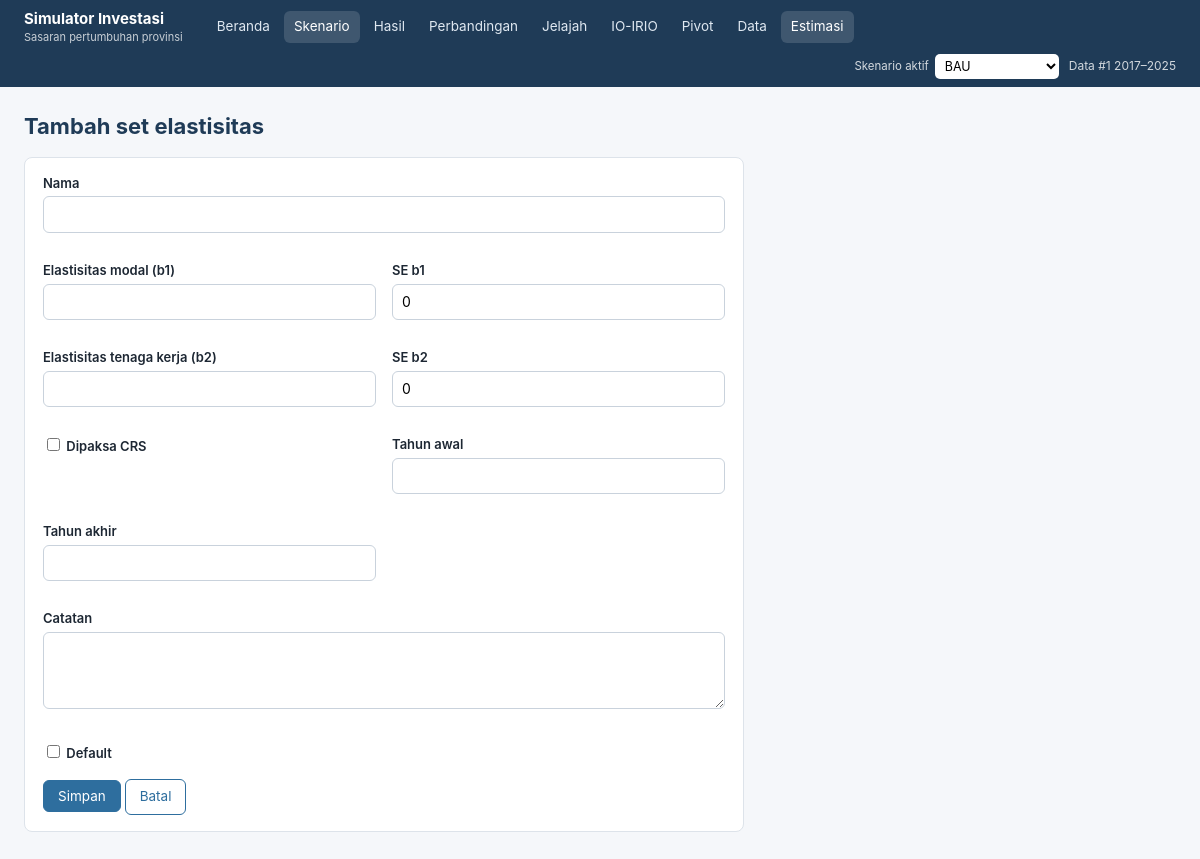
The page /estimasi/baru/ on the database its author committed.
### datapanel/models.py (models this page shows, shortened)
class VersiData(models.Model):
    class Status(models.TextChoices):
        DRAF = "draf", "Draf (menunggu konfirmasi)"
        SIAP = "siap", "Siap dipakai"
        AKTIF = "aktif", "Aktif"
        ARSIP = "arsip", "Arsip"
        GAGAL = "gagal", "Gagal validasi"
    class Sumber(models.TextChoices):
        AWAL = "awal", "Dataset awal tim"
        UNGGAH = "unggah", "Unggahan baru"
        PEMBARUAN = "pembaruan", "Pembaruan atas versi lain"
        EDIT = "edit", "Suntingan manual"
    nama = models.CharField(max_length=120)
    keterangan = models.TextField(blank=True)
    sumber = models.CharField(max_length=12, choices=Sumber.choices, default=Sumber.UNGGAH)
    status = models.CharField(max_length=8, choices=Status.choices, default=Status.DRAF)
    induk = models.ForeignKey("self", null=True, blank=True, on_delete=models.SET_NULL,
                              related_name="turunan")
    berkas = models.FileField(upload_to="unggahan/%Y%m/", blank=True)
    nama_berkas = models.CharField(max_length=255, blank=True)
    opsi_pembersihan = models.JSONField(default=dict, blank=True)
    laporan = models.JSONField(default=list, blank=True)
    ringkasan = models.JSONField(default=dict, blank=True)
    tahun_awal = models.PositiveSmallIntegerField(null=True, blank=True)
    tahun_akhir = models.PositiveSmallIntegerField(null=True, blank=True)
    n_baris = models.PositiveIntegerField(default=0)
    pangsa_pemekaran = models.JSONField(default=dict, blank=True)
    dibuat = models.DateTimeField(auto_now_add=True)
    dibuat_oleh = models.ForeignKey(settings.AUTH_USER_MODEL, null=True, blank=True,
                                    on_delete=models.SET_NULL)
    class Meta:
        ordering = ["-dibuat"]
        verbose_name_plural = "versi data"
    @classmethod
    def aktif(cls):
        return cls.objects.filter(status=cls.Status.AKTIF).first()

### estimasi/views.py (the view, shortened to what this page needs)
# urls.py: path("baru/", views.sunting_parameter, name="tambah"),
def sunting_parameter(request, pk=None):
    sp = get_object_or_404(SetParameter, pk=pk) if pk else None
    form = FormSetParameter(request.POST or None, instance=sp)
    return render(request, "estimasi/form.html", {"form": form, "judul": "Set elastisitas", "obj": sp})

### estimasi/forms.py (shortened to what this page needs)
class FormSetParameter(forms.ModelForm):
    class Meta:
        model = SetParameter
        fields = ["nama", "b1", "se_b1", "b2", "se_b2", "crs", "tahun_awal", "tahun_akhir", "catatan", "bawaan"]
        widgets = {"catatan": forms.Textarea(attrs={"rows": 3})}

### datapanel/context_processors.py (called while the page is built)
def versi_aktif(request):
    return {"versi_aktif": VersiData.aktif(), "nama_provinsi": _NAMA}

### simulasi/aktif.py (called while the page is built)
def ambil(request):
    pk = request.session.get(KUNCI)
    qs = Skenario.objects.filter(hasil__isnull=False).select_related("hasil", "versi_data")
    sk = qs.filter(pk=pk).first() if pk else None
    if sk is None:
        sk = qs.filter(kelompok=Skenario.Kelompok.BAWAAN, templat="P0").first() or qs.order_by("-diubah").first()
    return sk

def grup():
    semua = list(Skenario.objects.only("pk", "nama", "singkat", "kelompok", "templat", "status").order_by("templat", "nama"))
    return [("Default", [s for s in semua if s.kelompok == Skenario.Kelompok.BAWAAN]),
            ("Kustom", [s for s in semua if s.kelompok != Skenario.Kelompok.BAWAAN])]

### simulasi/context_processors.py (called while the page is built)
def skenario_aktif(request):
    if request.path.startswith(("/admin/", "/static/")):
        return {}
    return {"sk_aktif": aktif.ambil(request), "sk_grup": aktif.grup(),
            "di_hasil": bool(re.match(r"^/skenario/\d+/$", request.path))}

### simulasi/models.py (called while the page is built)
    @property
    def label(self):
        return self.singkat or self.nama

### simulator/akses.py (called while the page is built, shortened)
    def __call__(self, request):
        return self.get_response(request)

### templates/estimasi/form.html (shortened to what this page needs)
{% extends "base.html" %}
{% block isi %}
<h1>{% if obj %}Ubah{% else %}Tambah{% endif %} {{ judul|lower }}</h1>
<form method="post" class="kartu" style="max-width:720px">
  <div class="grid g2">
  {% for f in form %}
    <div class="bidang" {% if f.name == "catatan" or f.name == "nama" %}style="grid-column:1/-1"{% endif %}>
      {% if f.field.widget.input_type == "checkbox" %}<label>{{ f }} {{ f.label }}</label>{% else %}<label for="{{ f.id_for_label }}">{{ f.label }}</label>{{ f }}{% endif %}
    </div>
  {% endfor %}
  </div>
  <button class="btn">Simpan</button>
  <a class="btn garis" href="{% url 'estimasi:daftar' %}">Batal</a>
</form>
{% endblock %}

### templates/base.html (shortened to what this page needs)
{% load static %}<!doctype html>
<html lang="id">
<head>
  <link rel="stylesheet" href="{% static 'vendor/leaflet/leaflet.css' %}">
  <link rel="stylesheet" href="{% static 'css/app.css' %}">
</head>
<body>
<header class="atas">
  <a class="merek" href="{% url 'beranda' %}">Simulator Investasi<small>Sasaran pertumbuhan provinsi</small></a>
  {% with p=request.path %}
  <nav>
    <a href="{% url 'beranda' %}" class="{% if p == '/' %}aktif{% endif %}">Beranda</a>
    <a href="{% url 'simulasi:daftar' %}" class="{% if p == '/skenario/' or '/edit/' in p or '/baru/' in p or '/asumsi/' in p %}aktif{% endif %}">Skenario</a>
    <a href="{% url 'simulasi:hasil_aktif' %}" class="{% if di_hasil %}aktif{% endif %}">Hasil</a>
    <a href="{% url 'simulasi:bandingkan' %}" class="{% if 'bandingkan' in p %}aktif{% endif %}">Perbandingan</a>
    <a href="{% url 'datapanel:penjelajah' %}" class="{% if '/jelajah/' in p %}aktif{% endif %}">Jelajah</a>
    <a href="{% url 'io:beranda' %}" class="{% if p|slice:':4' == '/io/' %}aktif{% endif %}">IO-IRIO</a>
    <a href="{% url 'pivot' %}" class="{% if p|slice:':7' == '/pivot/' %}aktif{% endif %}">Pivot</a>
    <a href="{% url 'datapanel:daftar_versi' %}" class="{% if '/data/' in p and '/jelajah/' not in p %}aktif{% endif %}">Data</a>
    <a href="{% url 'estimasi:daftar' %}" class="{% if '/estimasi/' in p %}aktif{% endif %}">Estimasi</a>
  </nav>
  {% endwith %}
  <div class="versi">
    {% if sk_grup %}
    <form class="pilih-aktif" method="post" action="{% url 'simulasi:aktif' %}">{% csrf_token %}
      <label for="pilih-skenario-aktif">Skenario aktif</label>
      <select id="pilih-skenario-aktif" name="pk" onchange="this.form.submit()">
        {% for judul, daftar in sk_grup %}{% if daftar %}<optgroup label="{{ judul }}">
          {% for s in daftar %}<option value="{{ s.pk }}" {% if sk_aktif and s.pk == sk_aktif.pk %}selected{% endif %} >{{ s.label }}</option>{% endfor %}
        </optgroup>{% endif %}{% endfor %}
      </select>
    </form>
    {% endif %}
    <span class="data-aktif">{% if versi_aktif %}Data <a style="color:#fff" href="{% url 'datapanel:detail_versi' versi_aktif.pk %}">#{{ versi_aktif.pk }} {{ versi_aktif.tahun_awal }}–{{ versi_aktif.tahun_akhir }}</a>{% else %}Belum ada data aktif{% endif %}</span>
  </div>
</header>
<main>
  {% block isi %}{% endblock %}
</main>
</body>
</html>

### static/css/app.css (style rules this page uses)
:root { --biru: #1f3b57; --biru-2: #2e6e9e; --biru-muda: #e8f0f7; --hijau: #2e8b57; --merah: #c0392b; --kuning: #f2c94c; --abu: #6b7785; --garis: #dde3ea; --latar: #f5f7fa; --radius: 8px; }
* { box-sizing: border-box; }
body { margin: 0; font-family: -apple-system, 'Segoe UI', Roboto, 'Helvetica Neue', Arial, sans-serif; font-size: 14px; color: #1d2733; background: var(--latar); line-height: 1.45; }
a { color: var(--biru-2); text-decoration: none; }
header.atas { background: var(--biru); color: #fff; display: flex; align-items: center; gap: 8px 24px; flex-wrap: wrap; padding: 8px 24px; min-height: 56px; position: sticky; top: 0; z-index: 2000; }
header.atas .merek { font-weight: 700; font-size: 15px; color: #fff; white-space: nowrap; }
header.atas .merek small { display: block; font-weight: 400; font-size: 11px; opacity: 0.75; }
header.atas nav { display: flex; gap: 4px; flex-wrap: wrap; }
header.atas nav a { color: #dfe8f1; padding: 6px 10px; white-space: nowrap; border-radius: 6px; font-size: 13.5px; }
header.atas nav a.aktif, header.atas nav a:hover { background: rgba(255, 255, 255, 0.14); color: #fff; text-decoration: none; }
header.atas .versi { margin-left: auto; font-size: 12px; white-space: nowrap; display: flex; align-items: center; gap: 10px; }
header.atas .versi .data-aktif { opacity: 0.8; }
header.atas .pilih-aktif { display: flex; align-items: center; gap: 6px; margin: 0; }
header.atas .pilih-aktif label { margin: 0; font-weight: 400; font-size: 11.5px; opacity: 0.8; }
header.atas .pilih-aktif select { width: auto; max-width: 230px; padding: 4px 6px; font-size: 12.5px; border: 0; border-radius: 5px; }
main { max-width: 1320px; margin: 0 auto; padding: 20px 24px 60px; }
h1 { font-size: 22px; margin: 4px 0 14px; color: var(--biru); }
.kartu { background: #fff; border: 1px solid var(--garis); border-radius: var(--radius); padding: 16px 18px; margin-bottom: 16px; }
.grid { display: grid; gap: 16px; }
.g2 { grid-template-columns: repeat(2, minmax(0, 1fr)); }
.btn { display: inline-block; border: 1px solid var(--biru-2); background: var(--biru-2); color: #fff; padding: 7px 14px; border-radius: 6px; font-size: 13.5px; cursor: pointer; text-decoration: none; font-family: inherit; }
.btn.garis { background: #fff; color: var(--biru-2); }
form .bidang { margin-bottom: 12px; }
form label { display: block; font-weight: 600; font-size: 13px; margin-bottom: 4px; }
input[type='text'], input[type='number'], input[type='file'], select, textarea { width: 100%; padding: 7px 9px; border: 1px solid #c9d2dc; border-radius: 6px; font: inherit; background: #fff; }
input[type='checkbox'] { width: auto; }

### rows shown on the page
VersiData: pk "1", tahun_awal "2017", tahun_akhir "2025"

### other values the page prints
{{ judul|lower }} "set elastisitas"
{{ f.label }} "Nama" "Elastisitas modal (b1)" "SE b1" "Elastisitas tenaga kerja (b2)" "SE b2" "Tahun awal" "Tahun akhir" "Catatan"
{{ f.label }} "Dipaksa CRS" "Default"
form field pk "BAU"
